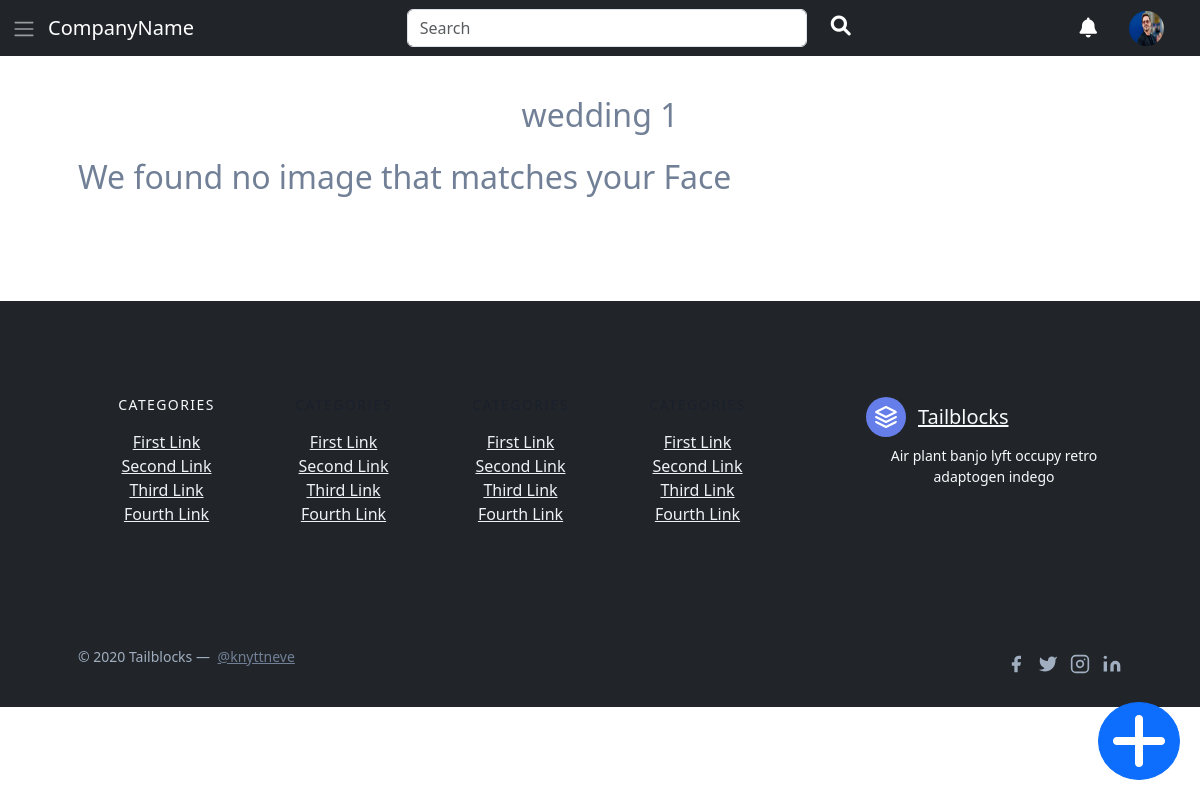
Screenshot of /client/checksimilarity/46 (signed in) with the database file from the repository.
### accounts/models.py (models this page shows, shortened)
class User(AbstractUser):
    contact = models.CharField(max_length=15, blank=True, null=True)
    profilepicture = models.ImageField(upload_to='images/profilepictures', blank=True, null=True)
    pwd = models.CharField(max_length=100, blank=True, null=True)
    groups = models.ManyToManyField(
        'auth.Group',
        related_name='custom_user_set',
        blank=True
    )
    user_permissions = models.ManyToManyField(
        'auth.Permission',
        related_name='custom_user_permissions_set',
        blank=True
    )

### home/models.py (models this page shows, shortened)
class Event(models.Model):
    name = models.CharField(max_length=1000, default="")
    description = models.CharField(max_length=1000, default="")
    host = models.ForeignKey(settings.AUTH_USER_MODEL, on_delete=models.CASCADE, related_name='hosted_events', default="")
    event_date = models.DateField()
    published = models.BooleanField(default=False)
    code = models.CharField(max_length=10)

### client/views.py (the view, shortened to what this page needs)
# urls.py: path('checksimilarity/<int:eventID>', checkSimilarImages, name='checksimilarity'),
def checkSimilarImages(request, eventID):
    event_ = Event.objects.get(id=eventID)
    pics = PicsRelation.objects.filter(event=event_)
    matchedPics = []
    return render(request, "clientImages.html", {'event': event_})

### client/templates/clientImages.html (shortened to what this page needs)
{% extends 'layout.html' %}
{% block body %}
<section class="text-gray-600 body-font">
    <div class="container px-5 py-24 mx-auto">
        <h2 class="text-center">{{event.name}}  </h2>
      <div class="flex flex-wrap mt-4">
        {% if photos %}
        <h2 class="text-center">We found these images that matches your Face</h2>
        {% for photo in photos %}
        <div class="lg:w-1/4 md:w-1/2 p-4 w-full">
          <a class="block relative h-48 rounded overflow-hidden">
            <img alt="ecommerce" class="object-cover object-center w-full h-full block" src="/media/{{photo.image}}">
          </a>
          <div class="mt-4">
            <h3 class="text-gray-500 text-xs tracking-widest title-font mb-1"></h3>
            <h2 class="text-gray-900 title-font text-lg font-medium"></h2>
            <p class="mt-1">Uploaded on: {{photo.date}}</p>
          </div>
        </div>
        {% endfor %}
        {% else %}
        <h2 class="text-center">We found no image that matches your Face</h2>
        {% endif %}
      </div>
    </div>
  </section>
{% endblock %}

### accounts/templates/layout.html (shortened to what this page needs)
<!DOCTYPE html>
<html lang="en">
<head>
  <link href="https://unpkg.com/tailwindcss@^1.0/dist/tailwind.min.css" rel="stylesheet" />
  <link href="https://cdn.jsdelivr.net/npm/bootstrap@5.3.3/dist/css/bootstrap.min.css" rel="stylesheet"
>
<link rel="stylesheet" href="https://cdnjs.cloudflare.com/ajax/libs/font-awesome/6.0.0-beta3/css/all.min.css">
<link href="https://cdn.jsdelivr.net/npm/dropzone@5.9.2/dist/dropzone.css" rel="stylesheet" />
</head>
<body>
  <nav class="navbar navbar-expand-lg navbar-dark bg-dark fixed-top">
    <div class="container-fluid">
      <button class="" type="button" onclick="openNav()">
        <span class="navbar-toggler-icon"></span>
      </button>
      <a class="navbar-brand ml-3" href="#">CompanyName</a>
      <div class="collapse navbar-collapse" id="navbarSupportedContent">
        <form class="me-auto d-flex mx-auto mb-2 mb-lg-0" role="search">
          <input class="form-control me-2" type="search" placeholder="Search" aria-label="Search" style="width: 400px;">
          <a  class="mx-3 text-white" aria-current="page" ><i class="fas fa-lg fa-search mt-3"></i></a>
        </form>
        <ul class="navbar-nav me-2 d-flex">
          <li class="nav-item">
            <a class="mx-3 text-white" aria-current="page"><i class="fas fa-lg fa-bell mt-3"></i></a>
          </li>
          {% if user.is_authenticated %}
            <a  class="mx-3 text-white" aria-current="page" ><img src="/media/{{user.profilepicture}}" id="profilePicture" alt="" srcset=""></a>
          {% else %}
          <li class="nav-item">
            <a  class="mx-3 text-white" aria-current="page" ><i class="fas fa-lg fa-user mt-3"></i></a>
          </li>
          {% endif %}
        </ul>
      </div>
    </div>
  </nav>
  {% block body %} {% endblock %}
  <button href="#" class="btn btn-primary sticky-btn"  data-bs-toggle="modal" data-bs-target="#createEventModal"><i class="fas fa-4x fa-plus"></i></button>
  <footer class="text-gray-600 bg-dark body-font">
    <div
      class="container px-5 py-24 mx-auto flex md:items-center lg:items-start md:flex-row md:flex-nowrap flex-wrap flex-col">
      <div class="w-64 flex-shrink-0 md:mx-0 mx-auto text-center md:text-left md:mt-0 mt-10">
        <a class="flex title-font font-medium items-center md:justify-start justify-center  text-light">
          <svg xmlns="http://www.w3.org/2000/svg" fill="none" stroke="currentColor" stroke-linecap="round"
            stroke-linejoin="round" stroke-width="2" class="w-10 h-10 text-white p-2 bg-indigo-500 rounded-full"
            viewBox="0 0 24 24">
            <path d="M12 2L2 7l10 5 10-5-10-5zM2 17l10 5 10-5M2 12l10 5 10-5"></path>
          </svg>
          <span class="ml-3 text-xl">Tailblocks</span>
        </a>
        <p class="mt-2 text-sm  text-light">Air plant banjo lyft occupy retro adaptogen indego</p>
      </div>
      <div class="flex-grow flex flex-wrap md:pr-20 -mb-10 md:text-left text-center order-first">
        <div class="lg:w-1/4 md:w-1/2 w-full px-4">
          <h2 class="title-font font-medium  text-light tracking-widest text-sm mb-3">CATEGORIES</h2>
          <nav class="list-none mb-10">
            <li>
              <a class="text-gray-200 hover:text-gray-100">First Link</a>
            </li>
            <li>
              <a class="text-gray-200 hover:text-gray-100">Second Link</a>
            </li>
            <li>
              <a class="text-gray-200 hover:text-gray-100">Third Link</a>
            </li>
            <li>
              <a class="text-gray-200 hover:text-gray-100">Fourth Link</a>
            </li>
          </nav>
        </div>
        <div class="lg:w-1/4 md:w-1/2 w-full px-4">
          <h2 class="title-font font-medium text-gray-900 tracking-widest text-sm mb-3">CATEGORIES</h2>
          <nav class="list-none mb-10">
            <li>
              <a class="text-gray-200 hover:text-gray-100">First Link</a>
            </li>
            <li>
              <a class="text-gray-200 hover:text-gray-100">Second Link</a>
            </li>
            <li>
              <a class="text-gray-200 hover:text-gray-100">Third Link</a>
            </li>
            <li>
              <a class="text-gray-200 hover:text-gray-100">Fourth Link</a>
            </li>
          </nav>
        </div>
        <div class="lg:w-1/4 md:w-1/2 w-full px-4">
          <h2 class="title-font font-medium text-gray-900 tracking-widest text-sm mb-3">CATEGORIES</h2>
          <nav class="list-none mb-10">
            <li>
              <a class="text-gray-200 hover:text-gray-100">First Link</a>
            </li>
            <li>
              <a class="text-gray-200 hover:text-gray-100">Second Link</a>
            </li>
            <li>
              <a class="text-gray-200 hover:text-gray-100">Third Link</a>
            </li>
            <li>
              <a class="text-gray-200 hover:text-gray-100">Fourth Link</a>
            </li>
          </nav>
        </div>
        <div class="lg:w-1/4 md:w-1/2 w-full px-4">
          <h2 class="title-font font-medium text-gray-900 tracking-widest text-sm mb-3">CATEGORIES</h2>
          <nav class="list-none mb-10">
            <li>
              <a class="text-gray-200 hover:text-gray-100">First Link</a>
            </li>
            <li>
              <a class="text-gray-200 hover:text-gray-100">Second Link</a>
            </li>
            <li>
              <a class="text-gray-200 hover:text-gray-100">Third Link</a>
            </li>
            <li>
              <a class="text-gray-200 hover:text-gray-100">Fourth Link</a>
            </li>
          </nav>
        </div>
      </div>
    </div>
    <div class="bg-dark">
      <div class="container mx-auto py-4 px-5 flex flex-wrap flex-col sm:flex-row">
        <p class="text-gray-500 text-sm text-center sm:text-left">© 2020 Tailblocks —
          <a href="https://twitter.com/knyttneve" rel="noopener noreferrer" class="text-gray-600 ml-1"
            target="_blank">@knyttneve</a>
        </p>
        <span class="inline-flex sm:ml-auto sm:mt-0 mt-2 justify-center sm:justify-start">
          <a class="text-gray-500">
            <svg fill="currentColor" stroke-linecap="round" stroke-linejoin="round" stroke-width="2" class="w-5 h-5"
              viewBox="0 0 24 24">
              <path d="M18 2h-3a5 5 0 00-5 5v3H7v4h3v8h4v-8h3l1-4h-4V7a1 1 0 011-1h3z"></path>
            </svg>
          </a>
          <a class="ml-3 text-gray-500">
            <svg fill="currentColor" stroke-linecap="round" stroke-linejoin="round" stroke-width="2" class="w-5 h-5"
              viewBox="0 0 24 24">
              <path
                d="M23 3a10.9 10.9 0 01-3.14 1.53 4.48 4.48 0 00-7.86 3v1A10.66 10.66 0 013 4s-4 9 5 13a11.64 11.64 0 01-7 2c9 5 20 0 20-11.5a4.5 4.5 0 00-.08-.83A7.72 7.72 0 0023 3z">
              </path>
            </svg>
          </a>
          <a class="ml-3 text-gray-500">
            <svg fill="none" stroke="currentColor" stroke-linecap="round" stroke-linejoin="round" stroke-width="2"
              class="w-5 h-5" viewBox="0 0 24 24">
              <rect width="20" height="20" x="2" y="2" rx="5" ry="5"></rect>
              <path d="M16 11.37A4 4 0 1112.63 8 4 4 0 0116 11.37zm1.5-4.87h.01"></path>
            </svg>
          </a>
          <a class="ml-3 text-gray-500">
            <svg fill="currentColor" stroke="currentColor" stroke-linecap="round" stroke-linejoin="round"
              stroke-width="0" class="w-5 h-5" viewBox="0 0 24 24">
              <path stroke="none"
                d="M16 8a6 6 0 016 6v7h-4v-7a2 2 0 00-2-2 2 2 0 00-2 2v7h-4v-7a6 6 0 016-6zM2 9h4v12H2z"></path>
              <circle cx="4" cy="4" r="2" stroke="none"></circle>
            </svg>
          </a>
        </span>
      </div>
    </div>
  </footer>
</body>
</html>

### accounts/templates/layout.html (style rules this page uses)
.sticky-btn { position: fixed; bottom: 20px; right: 20px; z-index: 9999; border-radius: 100%; }
#profilePicture { width: 35px; height: 35px; border-radius: 50%; margin: 0; padding: 0; }
body, html { height: 100%; }

### rows the page displays
User: profilepicture (picture)
Event: name "wedding 1"
